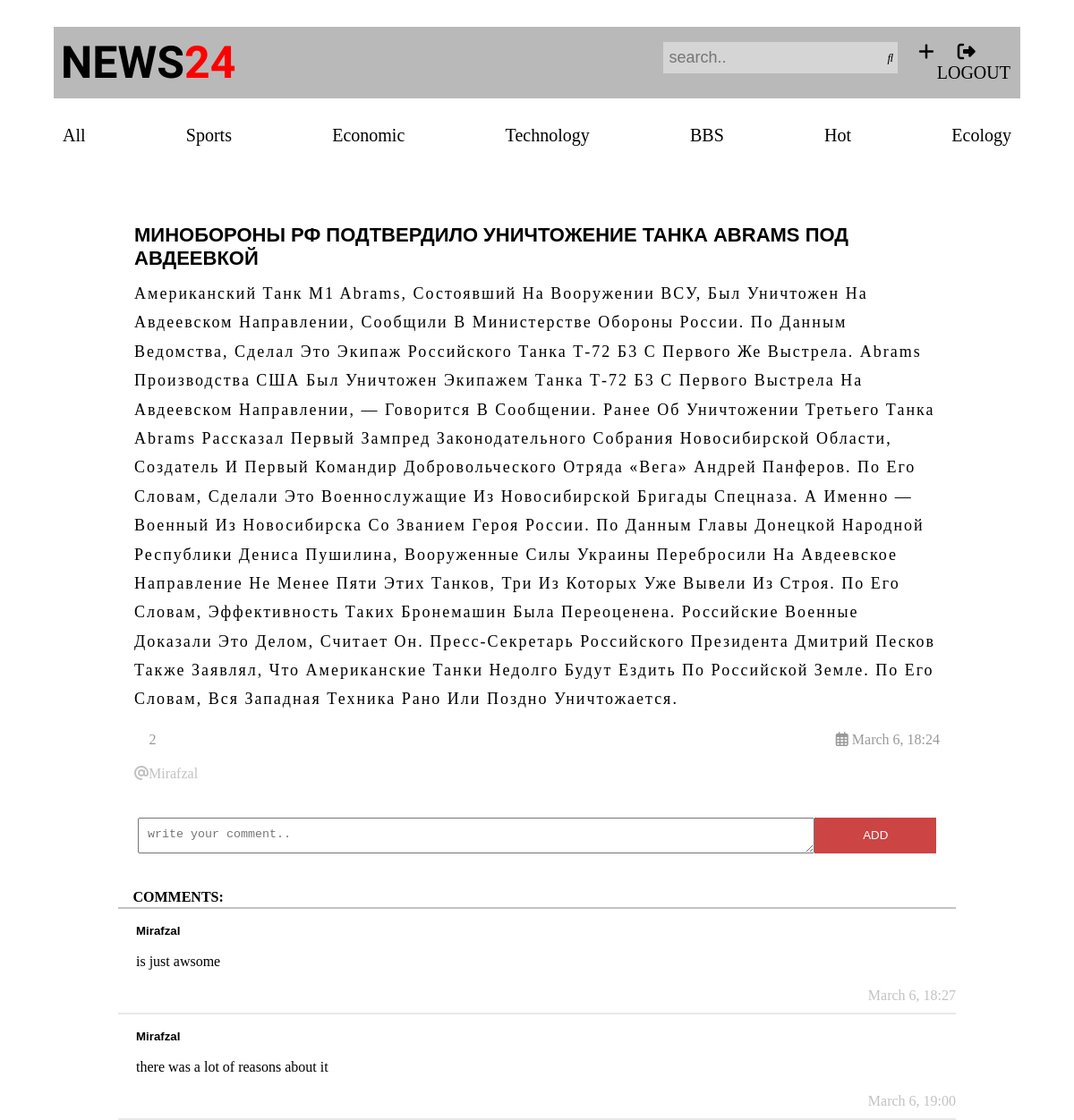
The page /7/comment/ (signed in) on the database its author committed.
### news/models.py (models this page shows, shortened)
class News(models.Model):
    class Status(models.TextChoices):
        DRAFT = 'DF', 'Draft',
        PUBLISHED = 'PB', 'Published'
    title = models.CharField(max_length=250)
    slug = models.SlugField(max_length=250, unique_for_date='publish')
    body = models.TextField()
    view =models.PositiveIntegerField(default=0)
    publish = models.DateTimeField(default=timezone.now)
    created_at = models.DateTimeField(auto_now_add=True)
    updated_at = models.DateTimeField(auto_now=True)
    status = models.CharField(max_length=2, choices=Status.choices, default=Status.DRAFT)
    author = models.ForeignKey(User, on_delete=models.CASCADE, related_name='new_posts')
    objects = models.Manager()
    published = PublishedManager()
    class Meta:
        ordering = ['-publish']
        indexes = [
            models.Index(fields=['-publish'])
        ]

class Comment(models.Model):
    author = models.ForeignKey(User, on_delete=models.CASCADE)
    name = models.CharField(max_length=250, blank=True)
    content = models.TextField()
    post = models.ForeignKey(News, on_delete=models.CASCADE, related_name='comments')
    created_at = models.DateTimeField(auto_now_add=True)
    class Meta:
        ordering = ['created_at']
        indexes = [
            models.Index(fields=['created_at'])
        ]

### news/views.py (the view)
# urls.py: path('<int:post_id>/comment/',  views.post_comment, name='post_comment'),
@login_required
def post_comment(request, post_id):
    post = get_object_or_404(News, id=post_id, status=News.Status.PUBLISHED)
    comments = post.comments.all()
    if request.method == 'POST':
        form = CommentForm(data=request.POST)
        if form.is_valid():
            comment = form.save(commit=False)
            comment.post = post
            comment.author = request.user
            comment.save()
            return redirect('news_detail', id=post_id)  # Use 'id' instead of 'post_id'
    else:
        form = CommentForm()
    return render(request, 'news/news_detail.html', {'news_detail': post, 'form_comment': form, 'comments': comments})

### news/forms.py
class CommentForm(forms.ModelForm):
    class Meta:
        model = Comment
        fields = ['content']

### news/templates/news/news_detail.html (shortened to what this page needs)
{% extends 'base.html' %}
{% block body %}
    <div class="container">
        <div class="title-nw">
            <h4>{{ news_detail.title }}</h4>
        </div>
        <div class="news-body">
            <p>{{ news_detail.body }}</p>
        </div>
        <div class="author-dt">
            <p><i class="fa-duotone fa-eye"></i> {{ news_detail.view }}</p>
            <p><i class="fa-sharp fa-regular fa-calendar-days"></i> {{ news_detail.created_at|date:"F j, H:i" }}</p>
        </div>
        <p style="color: #9999; text-transform: capitalize; margin-top: 20px;"><i class="fa-sharp fa-solid fa-at"></i>{{ news_detail.author }}</p>
    </div>
    <div class="comments">
        {% if user.is_authenticated %}
            <div class="add-comment">
            <form class="form-comment" action="{% url 'post_comment' post_id=news_detail.id %}" method="POST">
                <textarea placeholder="write your comment.." name="content" cols="40" rows="10" required="" id="id_content"></textarea>
                <button class="bt-comment" type="submit">ADD</button>
            </form>
</div>
        <i class="fa-duotone fa-comments"></i> <b> COMMENTS:</b>
        <div class="line-cm"></div>
        {% else %}
            <h3><a style="text-decoration: none" href="{% url 'sign-up' %}">Before write a comment, you need to register</a></h3>
        {% endif %}
        {% for comment in news_detail.comments.all %}
            <div class="card-comment">
                <div class="profile">
                    <div class="name">
                        <h5 style="font-family: Arial">{{ comment.author.username }}</h5>
                    </div>
                </div>
                <div class="body">
                    <p>{{ comment.content }}</p>
                </div>
                <div class="time">
                    {{ comment.created_at|date:"F j, H:i" }}
                </div>
            </div>
        {% endfor %}
    </div>
{% endblock body %}

### news/static/css/style.css (style rules this page uses)
* { padding: 0; margin: 0; box-sizing: border-box; }
.time,.author { color: #9999; }
.container { margin:20px auto; width: 80%; height: 100%; padding:20px 30px; }
.title-nw { font-size: 22px; font-family: Arial; }
.title-nw>h4 { font-size: 22px; text-transform: uppercase; }
.news-body>p { margin-top: 10px; text-transform: capitalize; line-height: 1.8; letter-spacing: 2px; font-size: 18px; }
.author-dt { margin-top: 20px; display: flex; justify-content: space-between; color:#999; }
.line-cm { width: 100%; height: 2px; background-color: #9999; margin: 2px auto; }
.comments { height: auto; width: 78%; margin: 0 auto; }
.card-comment { border-bottom: 2px solid rgba(196, 193, 193, 0.38); }
.name { margin-left: 5px; }
.name>h5 { text-transform: capitalize; }
.profile { height: 30px; display: flex; align-items: center; margin: 10px 15px }
.body { padding: 0 20px; }
.time { margin-top: 20px; display: flex; justify-content: flex-end; margin-bottom: 10px; }
.add-comment { margin: 20px auto; width: 100%; padding: 0 22px; height: 60px; }
.form-comment { display: flex; justify-content: space-between; }
.form-comment>textarea { padding:10px; width: 100%; height: 40px; }
.bt-comment { background-color: #cc4444; color:white; border:none; transition: 0.3s; width: 18%; }

### rows shown on the page
News: title "МИНОБОРОНЫ РФ ПОДТВЕРДИЛО УНИЧТОЖЕНИЕ ТАНКА ABRAMS ПОД АВДЕЕВКОЙ", body "Американский Танк M1 Abrams, Состоявший На Вооружении ВСУ, Был Уничтожен На Авдеевском Направлении, Сообщили В Министерстве Обороны России. По Данным Ведомства, Сделал Это Экипаж Российского Танка Т-72 Б3 С Первого Же Выстрела. Abrams Производства США Был Уничтожен Экипажем Танка Т-72 Б3 С Первого Выстрела На Авдеевском Направлении, — Говорится В Сообщении. Ранее Об Уничтожении Третьего Танка Abrams Рассказал Первый Зампред Законодательного Собрания Новосибирской Области, Создатель И Первый Командир Добровольческого Отряда «Вега» Андрей Панферов. По Его Словам, Сделали Это Военнослужащие Из Новосибирской Бригады Спецназа. А Именно — Военный Из Новосибирска Со Званием Героя России. По Данным…", view "2", created_at "March 6, 18:24", author "Mirafzal"
Comment: author.username "Mirafzal", content "is just awsome", created_at "March 6, 18:27"
Comment: author.username "Mirafzal", content "there was a lot of reasons about it", created_at "March 6, 19:00"
